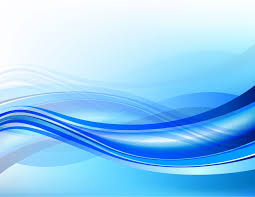
#> input picture wave.png, 255 x 197 px
$ jupyter execute q6_updated.ipynb
#> lines starting #> are read from the running program, lines starting #| are printed output that depends on the picture
# Q6 Program to perform Histogram Equalisation of an Image

[cell 1]
from PIL import Image
import numpy as np
import matplotlib.pyplot as plt

[cell 2]
img=Image.open("wave.png").convert("L")
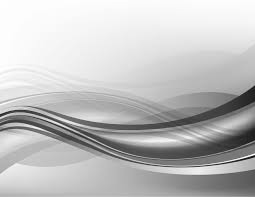
#> img: PIL image 255x197 L; min 14, max 255, mean 192
#img.save("grayscale_wave.png")

[cell 3]
print(img.height)
#| 197
print(img.width)
#| 255

[cell 4]
arr1=np.empty([197,255])#to store intensities in matrix
arr2=np.empty(256)#store frequencies
for x in range (0,256):
    arr2[x]=0

[cell 5]
def histogram(arr1):
    for y in range(0,197):
        for x in range(0,255):
            i=int(arr1[y][x])
            arr2[i]=arr2[i]+1
    #for x in range(0,256):
     #   print(arr2[x])

[cell 6]
for y in range(img.height):
    for x in range(img.width):
        pixels=img.getpixel((x,y))
        arr1[y][x]=pixels

histogram(arr1)
#> after the loop in histogram, `for y in range(0,197):`: arr2 = 256 values, max 1707 at index 251, min 0 at index 0, mean 196.2

[cell 7]
#probability calculation
arr3=np.empty(256)
for x in range(0,256):
    arr3[x]=arr2[x]/(197*255)
#> after the loop, arr3 = 256 values, max 0.034 at index 251, min 0 at index 0, mean 0.00391

for x in range(0,256):
    print(arr3[x])
#> this loop made 256 passes
#| 0.0
#| 0.0
#| 0.0
#| 0.0
#| 0.0
#| 0.0
#| 0.0
#| 0.0
#> (further printed lines are left out)

[cell 8]
#transformation fn or cdf
arr4=np.empty(256)
for x in range(0,256):
    if (x==0):
        arr4[x]=256*arr3[x]
    else:
        arr4[x]=(256*arr3[x])+arr4[x-1]
#> after the loop, arr4 = 256 values from 0 to 256

#print output values
for x in range(0,256):
    print(arr4[x])

[cell 9]
#roundoff values
arr5=np.empty(256)
for x in range(0,256):
    arr5[x]=int(arr4[x])
    arr5[x].astype(int)
#> after the loop, arr5 = 256 values from 0 to 256
#print output values
for x in range(0,256):
    print(arr5[x])

[cell 10]
#s values by adding r values
arr6=np.empty(256)
i=0.0
j=0
for x in range(0,256):
    if(arr5[x]==i):
        arr6[j]+=arr3[x]
    else:
        j+=1
        i+=1.0
#> after the loop, arr6 = 256 values, max 0.00384 at index 0, min 0 at index 32, mean 0.000429; i = 152; j = 152

for x in range(0,j+1):
    print(arr6[x])

[cell 11]
arr7=np.empty(256)
for x in range(0,256):# to plot frequency
       arr7[x]=x
plt.bar(arr7,arr3)
plt.xlabel("Intensity")
plt.ylabel("Frequency")
plt.title("Histogram of Normal Image")
plt.show()
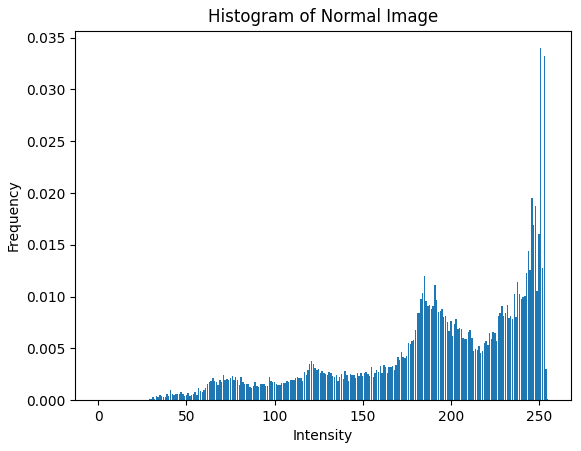
#> figure drawn by matplotlib, 1 panel; tallest bar 0.034 high, from x = 250.6 to 251.4

[cell 12]
plt.bar(arr7,arr6)
plt.xlabel("Intensity")
plt.ylabel("Frequency")
plt.title("Histogram of New Image")
plt.show()
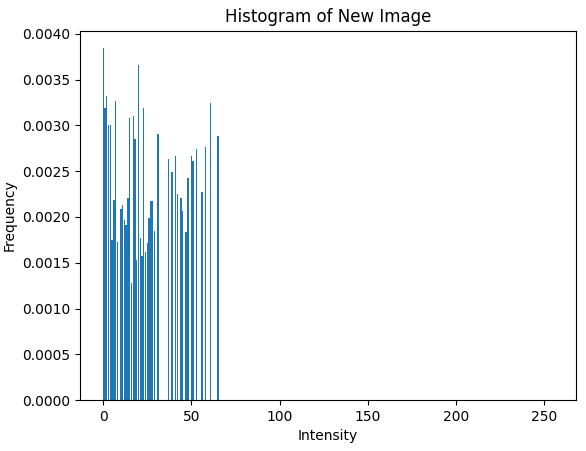
#> figure drawn by matplotlib, 1 panel; tallest bar 0.00384 high, from x = -0.4 to 0.4
